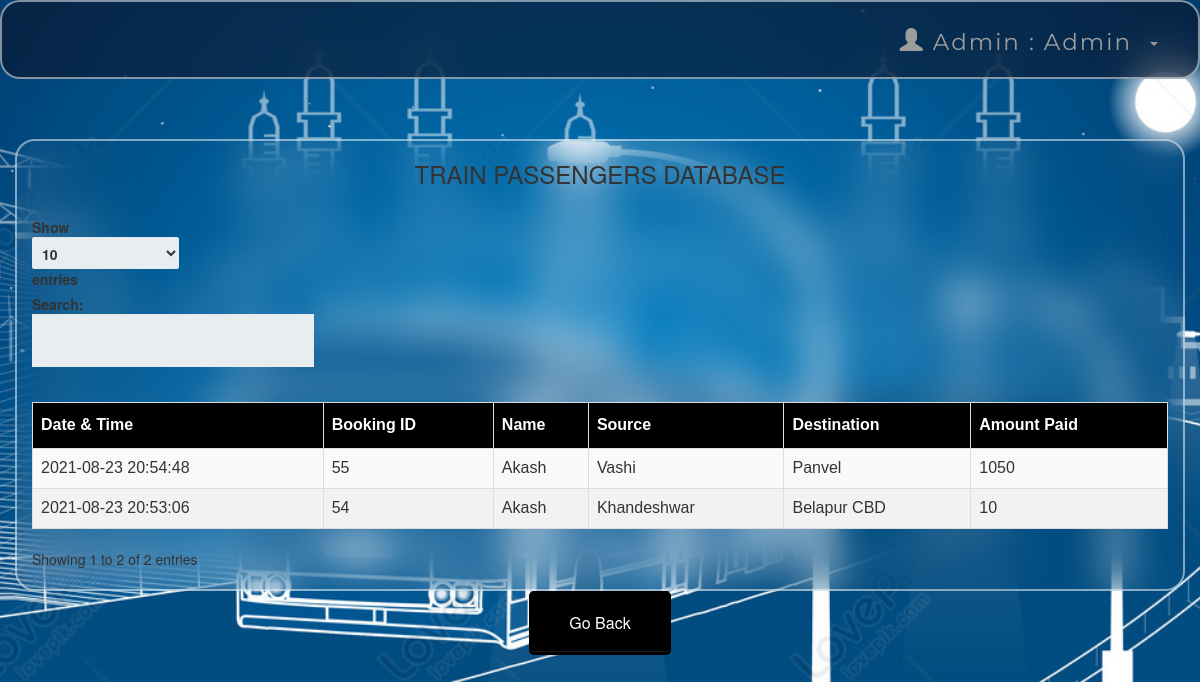
/admintraindb.php (signed in), run on the app's committed database.
### tables this page shows
CREATE TABLE `transactions` (
  `T_No.` int(10) NOT NULL,
  `email` varchar(50) NOT NULL,
  `source` varchar(50) NOT NULL,
  `dest` varchar(50) NOT NULL,
  `Name` varchar(50) NOT NULL,
  `Class` varchar(25) NOT NULL,
  `Type` varchar(25) NOT NULL,
  `NoOfpass` int(11) NOT NULL,
  `card_no` int(25) NOT NULL,
  `expmonth` int(2) NOT NULL,
  `expyear` int(2) NOT NULL,
  `cvv` int(3) NOT NULL,
  `pin` int(4) NOT NULL,
  `Date` datetime NOT NULL DEFAULT current_timestamp(),
  `Amt` int(10) NOT NULL,
  `Route` varchar(25) NOT NULL
);

### admintraindb.php (the view, shortened to what this page needs)
<?php
include 'connect.php' ;
include 'adminheader.php';
?>
 <!DOCTYPE html>
 <html>
 <link rel='stylesheet' href='index.css'>
      <head>
           <link rel="stylesheet" href="https://maxcdn.bootstrapcdn.com/bootstrap/3.3.6/css/bootstrap.min.css" />
           <link rel="stylesheet" href="https://cdn.datatables.net/1.10.12/css/dataTables.bootstrap.min.css" />
      </head>
      <body>
           <br /><br />
           <div class="container">
                <h3 align="center">TRAIN PASSENGERS DATABASE</h3>
                <br />
                <div class="table-responsive">
                     <table id="data" class="table table-striped table-bordered">
                          <thead>
                               <tr>
                                    <th> Date & Time</th>
                                    <th> Booking ID  </th>
                                    <th> Name </th>
                                    <th> Source </th>
                                    <th> Destination </th>
                                    <th> Amount Paid</th>
                               </tr>
                          </thead>
                          <tbody>
  <?php
   $result = mysqli_query($connect , "select * From transactions");
  while ($row = mysqli_fetch_assoc($result)):
  ?>
  <tr>
    <td><?php echo $row['Date']; ?></td>
    <td><?php echo $row['T_No.']; ?></td>
    <td><?php echo $row['Name']; ?></td>
    <td><?php echo $row['source']; ?></td>
    <td><?php echo $row['dest']; ?></td>
    <td><?php echo $row['Amt']; ?></td>
    </tr>
  <?php endwhile; ?>
</tbody>
                     </table>
                </div>
           </div>
      </body>
 </html>
<table align='center'>
<tr>
  <td><a href='admin.php'><button style="background-color: black ; border-color:black "  ><span style="color:white">Go Back </span> </button></a></td>
 </tr>

### index.css (style rules this page uses)
*, *:before, *:after { -moz-box-sizing: border-box; -webkit-box-sizing: border-box; box-sizing: border-box; }
body { background-size: cover; background: url("bg.jpg"); background-position: center center; background-attachment: fixed; -webkit-background-size: cover; -moz-background-size: cover; -o-background-size: cover; background-size: cover; background-repeat: no-repeat; font-family: 'Nunito', sans-serif; color: #b1dbff; }
a { text-decoration:none; }
td { text-align: center; }
button { padding: 19px 39px 18px 39px; color: #FFF; background-color: #a8db34; font-size: 18px; text-align: center; font-style: normal; border-radius: 5px; width: 100%; border: 1px solid #71db34; border-width: 1px 1px 3px; box-shadow: 0 -1px 0 rgba(255,255,255,0.1) inset; margin-bottom: 10px; }

### admintraindb.php (style rules this page uses)
table#data { font-size:16px; font-family: "Trebuchet MS", Arial, Helvetica, sans-serif; border-collapse: collapse; border-spacing: 0; width: 100%; }
#data td, #data th { border: 1px solid #ddd; text-align: left; padding: 8px; }
#data tr:nth-child(even) { background-color: #f2f2f2 }
#data th { padding-top: 11px; padding-bottom: 11px; background-color: black; color: white; }
div.container { background: transparent; border: 2px solid rgba(255,255,255,.5); border-radius: 20px; backdrop-filter: blur(20px); }

### data on the page
transactions: Date "2021-08-23 20:53:06", value "54", Name "Akash", source "Khandeshwar", dest "Belapur CBD", Amt "10"
transactions: Date "2021-08-23 20:54:48", value "55", Name "Akash", source "Vashi", dest "Panvel", Amt "1050"

### other printed values
$_SESSION['name'] "Admin"
